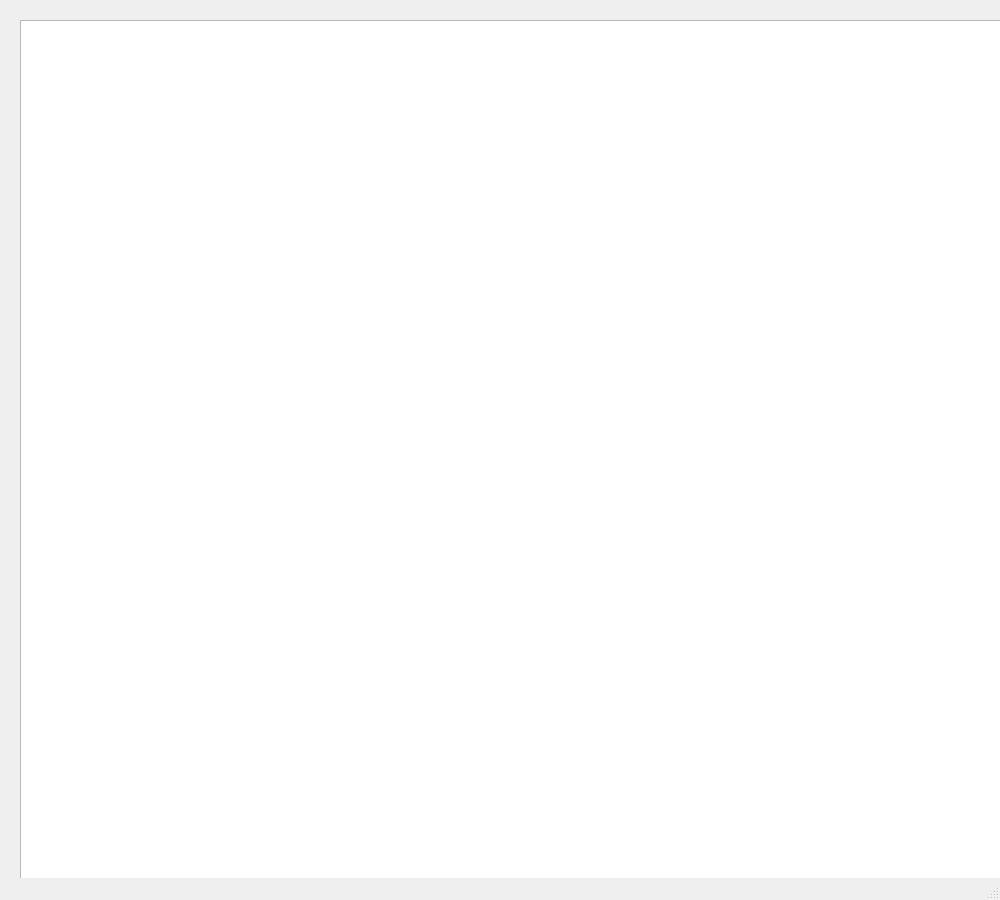
<?xml version="1.0" encoding="UTF-8"?>
<ui version="4.0">
 <class>TileManager</class>
 <widget class="QMainWindow" name="TileManager">
  <property name="geometry">
   <rect>
    <x>0</x>
    <y>0</y>
    <width>1000</width>
    <height>900</height>
   </rect>
  </property>
  <property name="windowTitle">
   <string>Tile Manager</string>
  </property>
  <widget class="QWidget" name="centralwidget">
   <widget class="ZTileManagerView" name="tileView">
    <property name="geometry">
     <rect>
      <x>20</x>
      <y>20</y>
      <width>1541</width>
      <height>1071</height>
     </rect>
    </property>
   </widget>
   <widget class="QProgressBar" name="progressBar">
    <property name="geometry">
     <rect>
      <x>60</x>
      <y>1020</y>
      <width>118</width>
      <height>23</height>
     </rect>
    </property>
    <property name="value">
     <number>24</number>
    </property>
   </widget>
  </widget>
  <widget class="QMenuBar" name="menubar">
   <property name="geometry">
    <rect>
     <x>0</x>
     <y>0</y>
     <width>1000</width>
     <height>22</height>
    </rect>
   </property>
  </widget>
  <widget class="QStatusBar" name="statusbar"/>
 </widget>
 <customwidgets>
  <customwidget>
   <class>ZTileManagerView</class>
   <extends>QGraphicsView</extends>
   <header>ztilemanagerview.h</header>
  </customwidget>
 </customwidgets>
 <resources/>
 <connections/>
</ui>
